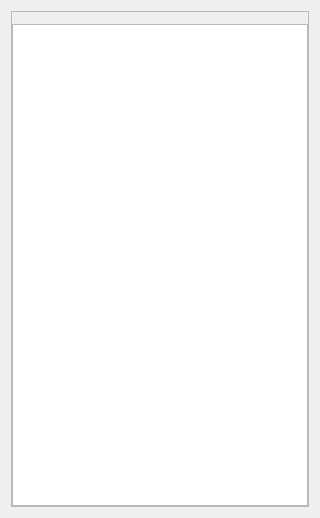
<?xml version="1.0" encoding="UTF-8"?>
<ui version="4.0">
 <class>ConfigCustomActionDialog</class>
 <widget class="QWidget" name="ConfigCustomActionDialog">
  <property name="geometry">
   <rect>
    <x>0</x>
    <y>0</y>
    <width>320</width>
    <height>518</height>
   </rect>
  </property>
  <property name="sizePolicy">
   <sizepolicy hsizetype="Expanding" vsizetype="Preferred">
    <horstretch>0</horstretch>
    <verstretch>0</verstretch>
   </sizepolicy>
  </property>
  <property name="windowTitle">
   <string/>
  </property>
  <layout class="QGridLayout" name="gridLayout_2">
   <item row="0" column="0">
    <widget class="QFrame" name="frame">
     <property name="sizePolicy">
      <sizepolicy hsizetype="Expanding" vsizetype="Preferred">
       <horstretch>0</horstretch>
       <verstretch>0</verstretch>
      </sizepolicy>
     </property>
     <property name="frameShape">
      <enum>QFrame::StyledPanel</enum>
     </property>
     <property name="frameShadow">
      <enum>QFrame::Raised</enum>
     </property>
     <layout class="QGridLayout" name="gridLayout">
      <property name="leftMargin">
       <number>0</number>
      </property>
      <property name="topMargin">
       <number>12</number>
      </property>
      <property name="rightMargin">
       <number>0</number>
      </property>
      <property name="bottomMargin">
       <number>0</number>
      </property>
      <property name="spacing">
       <number>0</number>
      </property>
      <item row="0" column="0">
       <widget class="QListView" name="listView">
        <property name="sizePolicy">
         <sizepolicy hsizetype="Expanding" vsizetype="Expanding">
          <horstretch>0</horstretch>
          <verstretch>0</verstretch>
         </sizepolicy>
        </property>
       </widget>
      </item>
     </layout>
    </widget>
   </item>
  </layout>
 </widget>
 <resources/>
 <connections/>
</ui>
